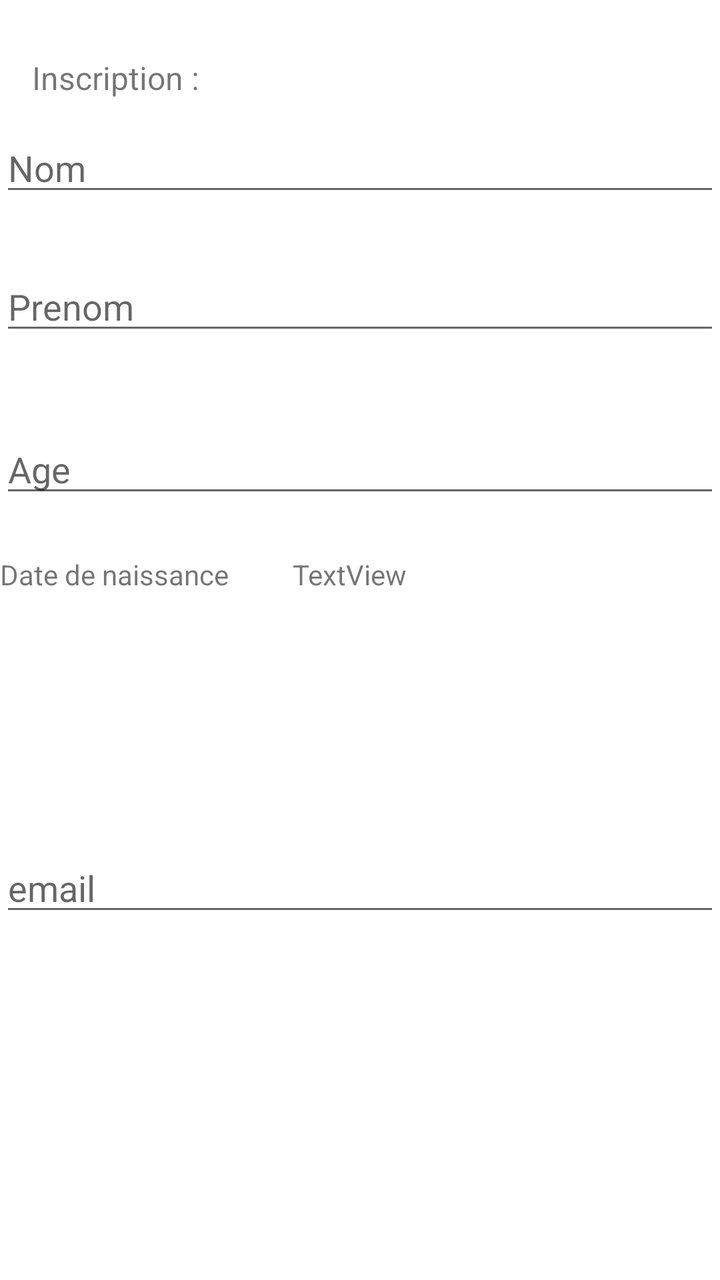
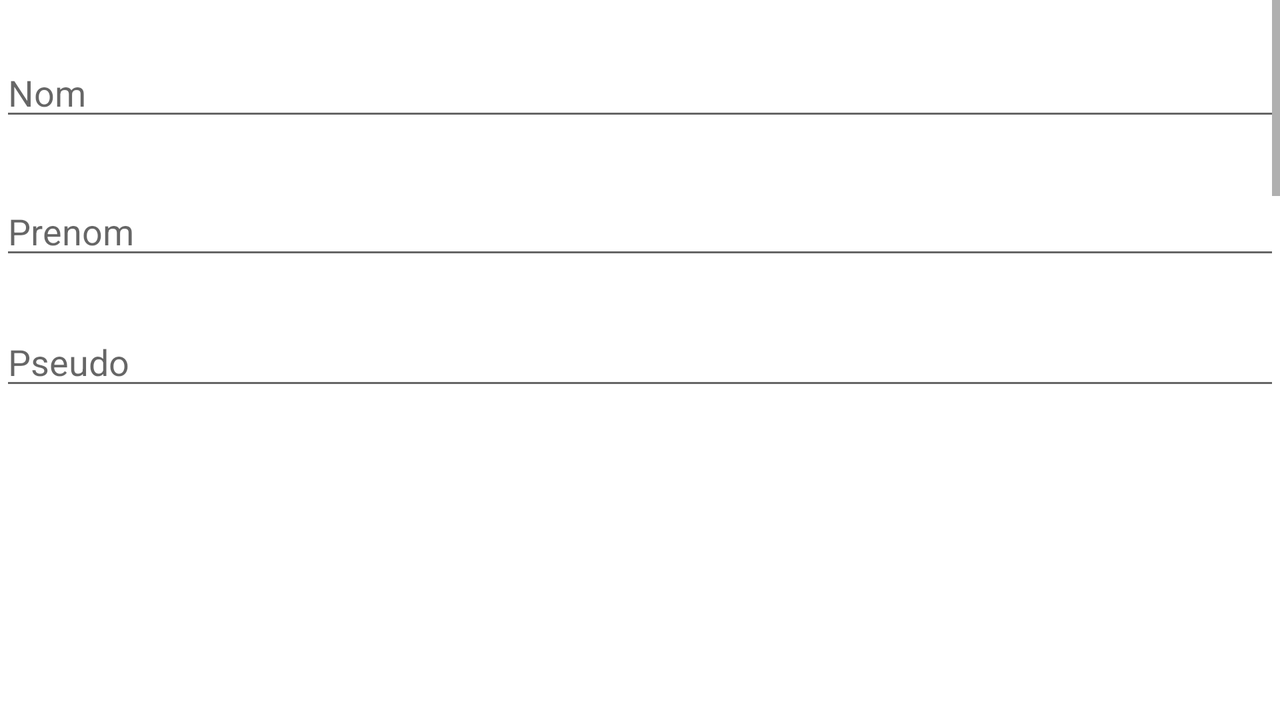

First picture: res/layout/ on a phone held upright. Second picture: the repository's own variant of that layout, on a device whose configuration matches the variant's folder. Source for both follows.
<!-- AndroidManifest.xml: application theme Theme.Ambrosia -->
<!-- res/layout/fragment_profile_name.xml -->
<?xml version="1.0" encoding="utf-8"?>
<androidx.constraintlayout.widget.ConstraintLayout xmlns:android="http://schemas.android.com/apk/res/android"
    xmlns:app="http://schemas.android.com/apk/res-auto"
    xmlns:tools="http://schemas.android.com/tools"
    android:id="@+id/AnnivButton"
    android:layout_width="match_parent"
    android:layout_height="match_parent"
    tools:context=".parametres.ParametreProfil">

    <TextView
        android:id="@+id/textView"
        android:layout_width="wrap_content"
        android:layout_height="wrap_content"
        android:layout_marginStart="16dp"
        android:layout_marginTop="28dp"
        android:text="Inscription :"
        android:textSize="16sp"
        app:layout_constraintStart_toStartOf="parent"
        app:layout_constraintTop_toTopOf="parent" />

    <com.google.android.material.textfield.TextInputEditText
        android:id="@+id/premierChamp"
        android:layout_width="match_parent"
        android:layout_height="wrap_content"
        android:layout_marginTop="12dp"
        android:hint="Nom"
        app:layout_constraintTop_toBottomOf="@+id/textView"
        tools:layout_editor_absoluteX="-16dp" />

    <com.google.android.material.textfield.TextInputEditText
        android:id="@+id/deuxiemeChamp"
        android:layout_width="match_parent"
        android:layout_height="wrap_content"
        android:layout_marginTop="28dp"
        android:hint="Prenom"
        app:layout_constraintTop_toBottomOf="@+id/premierChamp"
        tools:layout_editor_absoluteX="0dp" />

    <com.google.android.material.textfield.TextInputEditText
        android:id="@+id/troisiemeChamp"
        android:layout_width="match_parent"
        android:layout_height="wrap_content"
        android:layout_marginTop="40dp"
        android:hint="Age"
        app:layout_constraintTop_toBottomOf="@+id/deuxiemeChamp"
        tools:layout_editor_absoluteX="16dp" />

    <com.google.android.material.textfield.TextInputEditText
        android:id="@+id/troisiemeChamp2"
        android:layout_width="match_parent"
        android:layout_height="wrap_content"
        android:layout_marginTop="16dp"
        android:hint="email"
        app:layout_constraintTop_toBottomOf="@+id/imageAnniv"
        tools:layout_editor_absoluteX="0dp" />

    <TextView
        android:id="@+id/textView2"
        android:layout_width="wrap_content"
        android:layout_height="wrap_content"
        android:layout_marginTop="24dp"
        android:text="Date de naissance"
        app:layout_constraintTop_toBottomOf="@+id/troisiemeChamp"
        tools:layout_editor_absoluteX="0dp" />

    <ImageView
        android:id="@+id/imageAnniv"
        android:layout_width="142dp"
        android:layout_height="128dp"
        android:layout_marginTop="24dp"
        android:clickable="true"
        android:focusable="auto"
        app:layout_constraintEnd_toEndOf="parent"
        app:layout_constraintHorizontal_bias="0.546"
        app:layout_constraintStart_toEndOf="@+id/anniversaire"
        app:layout_constraintTop_toBottomOf="@+id/troisiemeChamp"
        app:srcCompat="@drawable/ic_outline_calendar_today_24" />

    <TextView
        android:id="@+id/anniversaire"
        android:layout_width="wrap_content"
        android:layout_height="wrap_content"
        android:layout_marginStart="32dp"
        android:layout_marginTop="24dp"
        android:text="TextView"
        app:layout_constraintStart_toEndOf="@+id/textView2"
        app:layout_constraintTop_toBottomOf="@+id/troisiemeChamp" />

</androidx.constraintlayout.widget.ConstraintLayout>
<!-- resources referenced by this layout -->
<resources>
  <style name="Theme.Ambrosia" parent="Theme.MaterialComponents.DayNight.DarkActionBar">
          
          <item name="colorPrimary">@color/purple_500</item>
          <item name="colorPrimaryVariant">@color/purple_700</item>
          <item name="colorOnPrimary">@color/white</item>
          
          <item name="colorSecondary">@color/teal_200</item>
          <item name="colorSecondaryVariant">@color/teal_700</item>
          <item name="colorOnSecondary">@color/black</item>
          
          <item name="android:statusBarColor" tools:targetApi="l">?attr/colorPrimaryVariant</item>
          
      </style>
  <color name="purple_500">#FF673AB7</color>
  <color name="purple_700">#FF512DA8</color>
  <color name="white">#FFFFFFFF</color>
  <color name="teal_200">#FF80CBC4</color>
  <color name="teal_700">#FF00796B</color>
  <color name="black">#FF000000</color>
</resources>
<!-- res/layout-land/fragment_profile_name.xml (the repository's variant of the layout above) -->
<!-- drawn on the phone turned sideways -->
<?xml version="1.0" encoding="utf-8"?>
<androidx.constraintlayout.widget.ConstraintLayout xmlns:android="http://schemas.android.com/apk/res/android"
    xmlns:app="http://schemas.android.com/apk/res-auto"
    xmlns:tools="http://schemas.android.com/tools"
    android:id="@+id/AnnivButton"
    android:layout_width="match_parent"
    android:layout_height="match_parent"
    tools:context=".parametres.ParametreProfil">

    <ScrollView
        android:layout_width="match_parent"
        android:layout_height="match_parent">

        <LinearLayout
            android:layout_width="match_parent"
            android:layout_height="match_parent"
            android:orientation="vertical">


            <EditText
                android:id="@+id/lastName"
                android:layout_width="match_parent"
                android:layout_height="wrap_content"
                android:layout_marginTop="24dp"
                android:hint="Nom"
                app:layout_constraintTop_toTopOf="parent"
                tools:layout_editor_absoluteX="0dp" />

            <com.google.android.material.textfield.TextInputEditText
                android:id="@+id/firstName"
                android:layout_width="match_parent"
                android:layout_height="wrap_content"
                android:layout_marginTop="28dp"
                android:hint="Prenom"
                app:layout_constraintTop_toBottomOf="@+id/lastName"
                tools:layout_editor_absoluteX="0dp" />

            <com.google.android.material.textfield.TextInputEditText
                android:id="@+id/pseudo"
                android:layout_width="match_parent"
                android:layout_height="wrap_content"
                android:layout_marginTop="24dp"
                android:hint="Pseudo"
                app:layout_constraintBottom_toBottomOf="parent"
                app:layout_constraintEnd_toEndOf="parent"
                app:layout_constraintHorizontal_bias="0.0"
                app:layout_constraintStart_toStartOf="parent"
                app:layout_constraintTop_toBottomOf="@+id/radioGroup"
                app:layout_constraintVertical_bias="0.129" />

            <ImageView
                android:id="@+id/imageAnniv"
                android:layout_width="142dp"
                android:layout_height="128dp"
                android:layout_marginTop="30dp"
                android:layout_gravity="center_horizontal"
                android:clickable="true"
                android:focusable="auto"
                app:layout_constraintEnd_toEndOf="parent"
                app:layout_constraintStart_toEndOf="@+id/anniversaire"
                app:layout_constraintTop_toBottomOf="@+id/firstName"
                app:srcCompat="@drawable/ic_outline_calendar_today_24" />

            <TextView
                android:id="@+id/textView2"
                android:layout_width="wrap_content"
                android:layout_height="wrap_content"
                android:layout_marginTop="28dp"
                android:text="Date de naissance"
                android:layout_gravity="center_horizontal"
                app:layout_constraintTop_toBottomOf="@+id/radioGroup"
                tools:layout_editor_absoluteX="0dp" />

            <TextView
                android:id="@+id/anniversaire"
                android:layout_width="wrap_content"
                android:layout_height="wrap_content"
                android:layout_gravity="center_horizontal"
                android:layout_marginTop="28dp"
                android:text="TextView"
                app:layout_constraintStart_toEndOf="@+id/textView2"
                app:layout_constraintTop_toBottomOf="@+id/radioGroup" />

            <RadioGroup
                android:id="@+id/radioGroup"
                android:layout_width="wrap_content"
                android:layout_height="wrap_content"
                android:layout_gravity="center_horizontal"
                android:layout_marginTop="30dp"
                app:layout_constraintStart_toStartOf="parent"
                app:layout_constraintTop_toBottomOf="@+id/firstName">

                <RadioButton
                    android:id="@+id/homme"
                    android:layout_width="match_parent"
                    android:layout_height="wrap_content"
                    android:text="Homme" />

                <RadioButton
                    android:id="@+id/femme"
                    android:layout_width="match_parent"
                    android:layout_height="wrap_content"
                    android:text="Femme" />
            </RadioGroup>

            <com.google.android.material.textfield.TextInputEditText
                android:id="@+id/mot_de_passe"
                android:layout_width="match_parent"
                android:layout_height="wrap_content"
                android:layout_marginTop="50dp"
                android:hint="Mot de passe"
                android:inputType="textPassword"
                tools:layout_editor_absoluteX="0dp" />


            <com.google.android.material.textfield.TextInputEditText
                android:id="@+id/confirm_mdp"
                android:layout_width="match_parent"
                android:layout_height="wrap_content"
                android:inputType="textPassword"
                android:layout_marginTop="50dp"
                android:hint="Confirmer mot de passe"
                app:layout_constraintTop_toTopOf="@id/mot_de_passe"
                tools:layout_editor_absoluteX="0dp" />

            <TextView
                android:id="@+id/textView"
                android:layout_width="wrap_content"
                android:layout_height="wrap_content"
                android:text="Choix du régime"
                android:layout_marginTop="60dp"
                app:layout_constraintBottom_toTopOf="@+id/spinner"
                app:layout_constraintEnd_toEndOf="parent"
                app:layout_constraintHorizontal_bias="0.051"
                android:layout_marginLeft="10dp"
                android:layout_gravity="center_horizontal"
                app:layout_constraintStart_toStartOf="parent"
                app:layout_constraintTop_toTopOf="parent"
                app:layout_constraintVertical_bias="0.39" />


            <Spinner
                android:id="@+id/spinner"
                android:layout_width="409dp"
                android:layout_height="wrap_content"
                android:layout_gravity="center_horizontal"
                android:entries="@array/menus"
                app:layout_constraintStart_toStartOf="parent"
                app:layout_constraintTop_toTopOf="parent" />


            <TextView
                android:id="@+id/allergieListe"
                android:layout_width="wrap_content"
                android:layout_height="wrap_content"
                android:text="Allergies"
                android:layout_gravity="center_horizontal"
                android:layout_marginLeft="10dp"
                android:layout_marginTop="60dp"
                app:layout_constraintBottom_toTopOf="@+id/spinner"
                app:layout_constraintEnd_toEndOf="parent"
                app:layout_constraintHorizontal_bias="0.051"
                app:layout_constraintStart_toStartOf="parent"
                app:layout_constraintTop_toTopOf="parent"
                app:layout_constraintVertical_bias="0.39" />


            <Spinner
                android:id="@+id/spinnerAllergie"
                android:layout_width="409dp"
                android:layout_height="wrap_content"
                android:entries="@array/allergieList"
                android:layout_gravity="center_horizontal"
                app:layout_constraintStart_toStartOf="parent"
                app:layout_constraintTop_toTopOf="parent" />



            <EditText
                android:id="@+id/actual_weight"
                android:layout_width="wrap_content"
                android:layout_height="wrap_content"
                android:layout_marginTop="60dp"
                android:ems="10"
                android:layout_gravity="center_horizontal"
                android:hint="Poids Actuel"

                android:inputType="number"
                app:layout_constraintEnd_toEndOf="parent"
                app:layout_constraintTop_toBottomOf="@+id/spinner" />


            <EditText
                android:id="@+id/wanted_weight"
                android:layout_width="wrap_content"
                android:layout_height="wrap_content"
                android:layout_marginTop="20dp"
                android:ems="10"
                android:layout_gravity="center_horizontal"
                android:hint="Poids souhaité"
                android:inputType="number"
                app:layout_constraintEnd_toEndOf="parent"
                app:layout_constraintTop_toBottomOf="@+id/actual_weight" />


            <ImageView
                android:id="@+id/finReg"
                android:layout_width="50dp"
                android:layout_height="50dp"
                android:layout_gravity="center"
                android:layout_marginTop="10dp"
                android:src="@drawable/ic_outline_calendar_today_24"
                app:layout_constraintEnd_toEndOf="parent"
                app:layout_constraintStart_toStartOf="parent"
                app:layout_constraintTop_toBottomOf="@+id/wanted_weight" />

            <TextView
                android:id="@+id/endRegime"
                android:layout_width="wrap_content"
                android:layout_height="wrap_content"
                android:ems="10"
                android:layout_gravity="center_horizontal"
                />

            <Button
                android:id="@+id/calendar"
                android:layout_marginTop="20px"
                android:layout_width="wrap_content"
                android:layout_height="wrap_content"
                android:text="Mettre un rappel"
                android:layout_gravity="center_horizontal"
                android:backgroundTint="@color/black"
                />

            <Button
                android:id="@+id/buttonValidation"
                android:layout_width="wrap_content"
                android:layout_height="wrap_content"
                android:text="Validation"
                app:layout_constraintBottom_toBottomOf="parent"
                android:layout_gravity="center"
                android:layout_marginTop="10dp"
                app:layout_constraintEnd_toEndOf="parent"
                app:layout_constraintHorizontal_bias="0.498"
                app:layout_constraintStart_toStartOf="parent"
                app:layout_constraintTop_toBottomOf="@+id/radioGroup"
                app:layout_constraintVertical_bias="0.734" />



        </LinearLayout>

    </ScrollView>

</androidx.constraintlayout.widget.ConstraintLayout>
<!-- resources referenced by the variant -->
<!-- as the phone turned sideways resolves them -->
<resources>
  <string-array name="allergieList">
          <item> Aucune </item>
          <item> Oeufs </item>
          <item> Lait de vache </item>
          <item> Arachides </item>
          <item> Fruits à coque </item>
          <item> Blé </item>
          <item> Soja </item>
          <item> Fruits de mer, crustacés </item>
      </string-array>
  <string-array name="menus">
          <item>Perte de poids</item>
          <item>Prise de poids</item>
          <item>Prise de masse musculaire</item>
          <item>Devenir végétarien</item>
      </string-array>
  <color name="black">#FF000000</color>
  <style name="Theme.Ambrosia" parent="Theme.MaterialComponents.DayNight.DarkActionBar">
          
          <item name="colorPrimary">@color/purple_500</item>
          <item name="colorPrimaryVariant">@color/purple_700</item>
          <item name="colorOnPrimary">@color/white</item>
          
          <item name="colorSecondary">@color/teal_200</item>
          <item name="colorSecondaryVariant">@color/teal_700</item>
          <item name="colorOnSecondary">@color/black</item>
          
          <item name="android:statusBarColor" tools:targetApi="l">?attr/colorPrimaryVariant</item>
          
      </style>
  <color name="purple_500">#FF673AB7</color>
  <color name="purple_700">#FF512DA8</color>
  <color name="white">#FFFFFFFF</color>
  <color name="teal_200">#FF80CBC4</color>
  <color name="teal_700">#FF00796B</color>
</resources>
